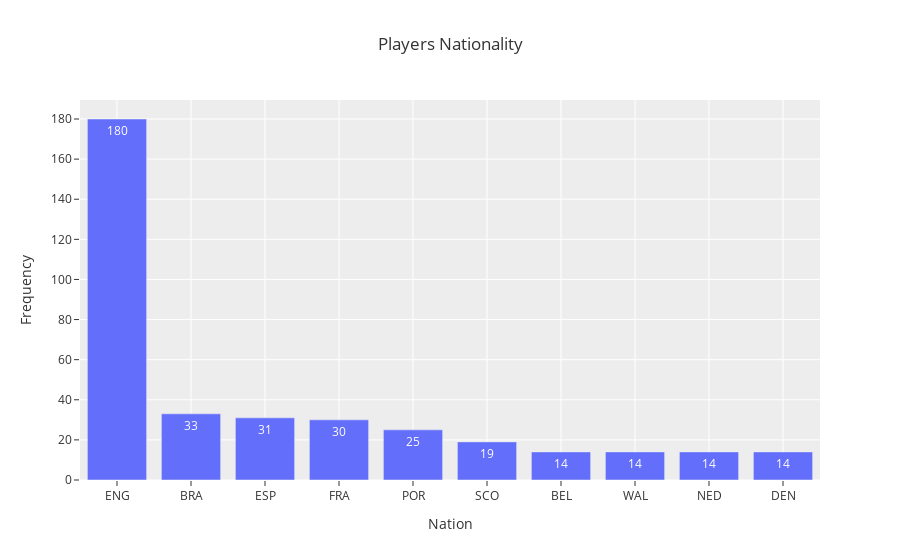

Write notebook code for a chart like this one.
### Markdown cell above
#### Where are the players from?

Let’s first have a look at the ‘Nation’ column. In python, value_counts() is a function that allows you to observe the counts of unique values. Using value_counts() with some visualization tools such as Seaborn and Matplotlib, we can plot a bar graph showing the distribution of nationality in the Premier League.

### Code cell
top_nations = epl_data['Nation'].value_counts()[:10]
df = pd.DataFrame({'Nation': top_nations.index, 'Frequency': top_nations.values})

# Create the bar chart
fig = px.bar(df, x='Nation', y='Frequency', title='Players Nationality', text_auto=True)

# Customize the layout to mimic ggplot style
fig.update_layout(
    xaxis_title="Nation",
    yaxis_title="Frequency",
    template="ggplot2"
)

# Show the plot
fig.show()

### Figure 1 — Plotly figure (JSON) as saved in the notebook; plotly's stock layout.template omitted (floating-point values rounded to 4 significant figures)
{"data": [{"alignmentgroup": "True", "hovertemplate": "Nation=%{x}<br>Frequency=%{y}<extra></extra>", "legendgroup": "", "marker": {"color": "#636efa", "pattern": {"shape": ""}}, "name": "", "offsetgroup": "", "orientation": "v", "showlegend": false, "textposition": "auto", "texttemplate": "%{y}", "x": ["ENG", "BRA", "ESP", "FRA", "POR", "SCO", "BEL", "WAL", "NED", "DEN"], "xaxis": "x", "y": [180, 33, 31, 30, 25, 19, 14, 14, 14, 14], "yaxis": "y", "type": "bar"}], "layout": {"xaxis": {"anchor": "y", "domain": [0.0, 1.0], "title": {"text": "Nation"}}, "yaxis": {"anchor": "x", "domain": [0.0, 1.0], "title": {"text": "Frequency"}}, "legend": {"tracegroupgap": 0}, "title": {"text": "Players Nationality"}, "barmode": "relative"}}
